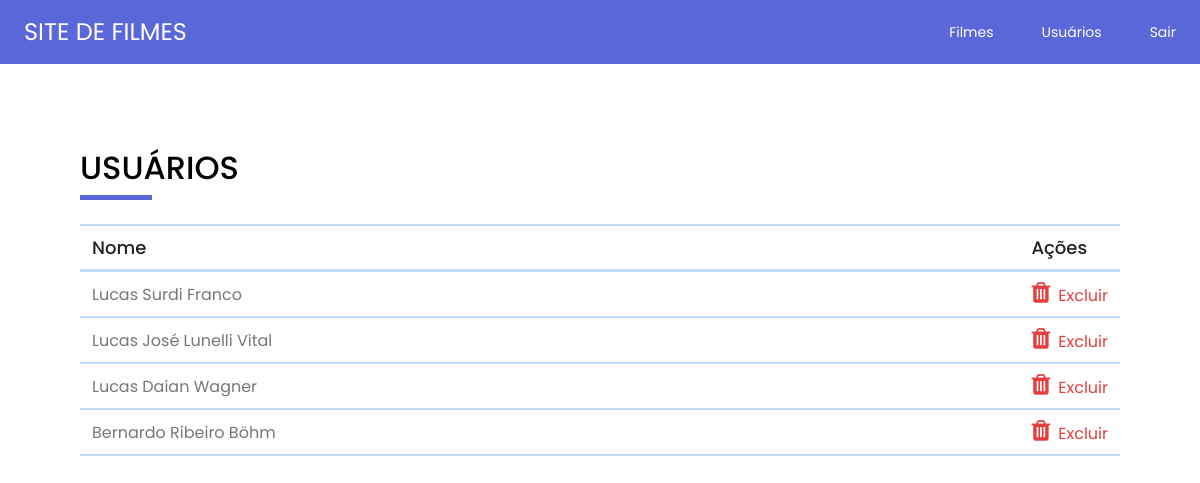
The app's page /admin/usuarios/listar.php (signed in) with its own data.
### tables this page shows
CREATE TABLE `clientes` (
  `id` int(11) NOT NULL,
  `nome` text NOT NULL,
  `email` text NOT NULL,
  `senha` text NOT NULL
);

### admin/usuarios/listar.php (the view, shortened to what this page needs)
<!DOCTYPE html>
<?php
  try {
    $pdo = new PDO("mysql:host=localhost; dbname=localdb", "root", "");
    $pdo->setAttribute(PDO::ATTR_ERRMODE, PDO::ERRMODE_EXCEPTION);
    $pdo->exec("set names utf8");
  } catch (PDOException $erro) {
    echo "Erro na conexão:" . $erro->getMessage();
  }
?>
<html>
  <?php include('../../components/Head.php') ?>
  <body>
    <?php include('../../components/Navbar.php') ?>
    <div class="container">
      <div class="table-header">
        <h1 class="section-title">USUÁRIOS</h1>
      </div>
      <table class="table">
        <thead class="table-head">
          <tr class="table-row">
            <td class="table-cell"> Nome
            <td class="table-cell"> Ações
        <tbody class="table-body">
          <?php
            try {
              $query = "SELECT * FROM clientes";
              $stmt = $pdo->prepare($query);
              if ($stmt->execute()) {
                while ($result = $stmt->fetch(PDO::FETCH_OBJ)) {
                  echo '
                      <tr class="table-row">
                        <td class="table-cell">'.$result->nome.'</td>
                        <td class="table-cell">
                          <a href="./excluir.php/?id='.$result->id.'" class="icon-wrapper delete"><i class="icon fa fa-trash"></i><span class="icon-label">Excluir</span></a>
                        </td>
                      </tr>
                    ';
                }
              } else {
                throw new PDOException("Erro: Não foi possível executar a declaração sql");
              }
            } catch (PDOException $error) {
              echo "Erro: ".$error->getMessage();
            }
          ?>
        </tbody>
      </table>
    </div>
  </body>
</html>

### components/Head.php (style rules this page uses)
* { margin: 0; padding: 0; font-family: "Poppins"; }

### admin/usuarios/listar.php (style rules this page uses)
.container { padding: 5rem 1.5rem; }
@media (min-width: 640px) { .container { padding: 5rem; } }
.table-header { display: flex; justify-content: space-between; align-items: center; }
.section-title { margin-bottom: 1.5rem; position: relative; padding-bottom: .5rem; font-size: 2rem; font-weight: 500; }
.section-title:after { content: ''; background: #5a67d8; width: 72px; height: 5px; position: absolute; bottom: 0; left: 0; }
.table { border: none; width: 100%; border-collapse: collapse; }
.table-head .table-row { border-top: 2px solid #c3dafe; border-bottom: 3px solid #c3dafe; }
.table-head .table-cell { font-weight: 500; font-size: 1.125rem; color: #222222; }
.table-body .table-row { border-bottom: 2px solid #c3dafe; }
.table-body .table-cell { font-weight: 400; text-align: start; color: #777777; }
.table-cell { padding: .5rem .75rem; }
.table-cell:last-child { width: 1%; white-space: nowrap; text-align: end; }
@media (min-width: 640px) { .table-cell:last-child { text-align: start; } }
.delete { color: #e53e3e; }
.icon-wrapper { cursor: pointer; text-decoration: none; }
.icon { font-size: 1.5rem; }
@media (min-width: 640px) { .icon { margin-right: .5rem; } }
.icon-label { display: none; }
@media (min-width: 640px) { .icon-label { display: inline-block; } }

### records on screen
clientes: nome "Lucas Surdi Franco"
clientes: nome "Lucas José Lunelli Vital"
clientes: nome "Lucas Daian Wagner"
clientes: nome "Bernardo Ribeiro Böhm"
